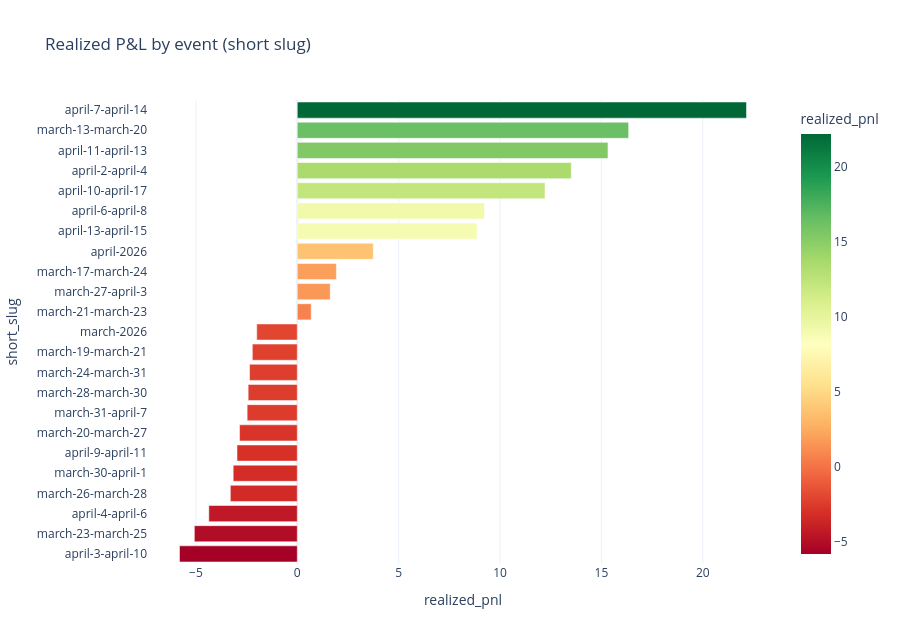

Here is the notebook cell this chart was saved with:
### Markdown cell above
## P&L by event (slug)

Aggregates **realized** `profit_usd` per `event_slug` on sell rows. Useful to see which markets drove gains or losses.

### Code cell
by_event = (
    sells.assign(short_slug=sells["event_slug"].str.replace("elon-musk-of-tweets-", "", regex=False))
    .groupby("short_slug", as_index=False)
    .agg(sells=("profit_usd", "count"), realized_pnl=("profit_usd", "sum"))
    .sort_values("realized_pnl", ascending=True)
)

fig = px.bar(
    by_event,
    x="realized_pnl",
    y="short_slug",
    orientation="h",
    color="realized_pnl",
    color_continuous_scale="RdYlGn",
    title="Realized P&L by event (short slug)",
    height=max(400, 28 * len(by_event)),
)
fig.update_layout(template="plotly_white", yaxis=dict(categoryorder="total ascending"))
fig.show()

print("Bottom 3 events by realized P&L:")
display(by_event.head(3))
print("Top 3 events by realized P&L:")
display(by_event.tail(3).iloc[::-1])

### Figure 1 — Plotly figure (JSON) as saved in the notebook; plotly's stock layout.template omitted (floating-point values rounded to 4 significant figures)
{"data": [{"alignmentgroup": "True", "hovertemplate": "realized_pnl=%{marker.color}<br>short_slug=%{y}<extra></extra>", "legendgroup": "", "marker": {"color": [-5.809, -5.076, -4.363, -3.301, -3.161, -2.973, -2.847, -2.473, -2.423, -2.354, -2.217, -2, 0.6863, 1.624, 1.927, 3.75, 8.867, 9.233, 12.22, 13.51, 15.32, 16.34, 22.15], "coloraxis": "coloraxis", "pattern": {"shape": ""}}, "name": "", "offsetgroup": "", "orientation": "h", "showlegend": false, "textposition": "auto", "type": "bar", "x": [-5.809, -5.076, -4.363, -3.301, -3.161, -2.973, -2.847, -2.473, -2.423, -2.354, -2.217, -2, 0.6863, 1.624, 1.927, 3.75, 8.867, 9.233, 12.22, 13.51, 15.32, 16.34, 22.15], "xaxis": "x", "y": ["april-3-april-10", "march-23-march-25", "april-4-april-6", "march-26-march-28", "march-30-april-1", "april-9-april-11", "march-20-march-27", "march-31-april-7", "march-28-march-30", "march-24-march-31", "march-19-march-21", "march-2026", "march-21-march-23", "march-27-april-3", "march-17-march-24", "april-2026", "april-13-april-15", "april-6-april-8", "april-10-april-17", "april-2-april-4", "april-11-april-13", "march-13-march-20", "april-7-april-14"], "yaxis": "y"}], "layout": {"barmode": "relative", "coloraxis": {"colorbar": {"title": {"text": "realized_pnl"}}, "colorscale": [[0, "rgb(165,0,38)"], [0.1, "rgb(215,48,39)"], [0.2, "rgb(244,109,67)"], [0.3, "rgb(253,174,97)"], [0.4, "rgb(254,224,139)"], [0.5, "rgb(255,255,191)"], [0.6, "rgb(217,239,139)"], [0.7, "rgb(166,217,106)"], [0.8, "rgb(102,189,99)"], [0.9, "rgb(26,152,80)"], [1, "rgb(0,104,55)"]]}, "height": 644, "legend": {"tracegroupgap": 0}, "title": {"text": "Realized P&L by event (short slug)"}, "xaxis": {"anchor": "y", "domain": [0, 1], "title": {"text": "realized_pnl"}}, "yaxis": {"anchor": "x", "categoryorder": "total ascending", "domain": [0, 1], "title": {"text": "short_slug"}}}}
